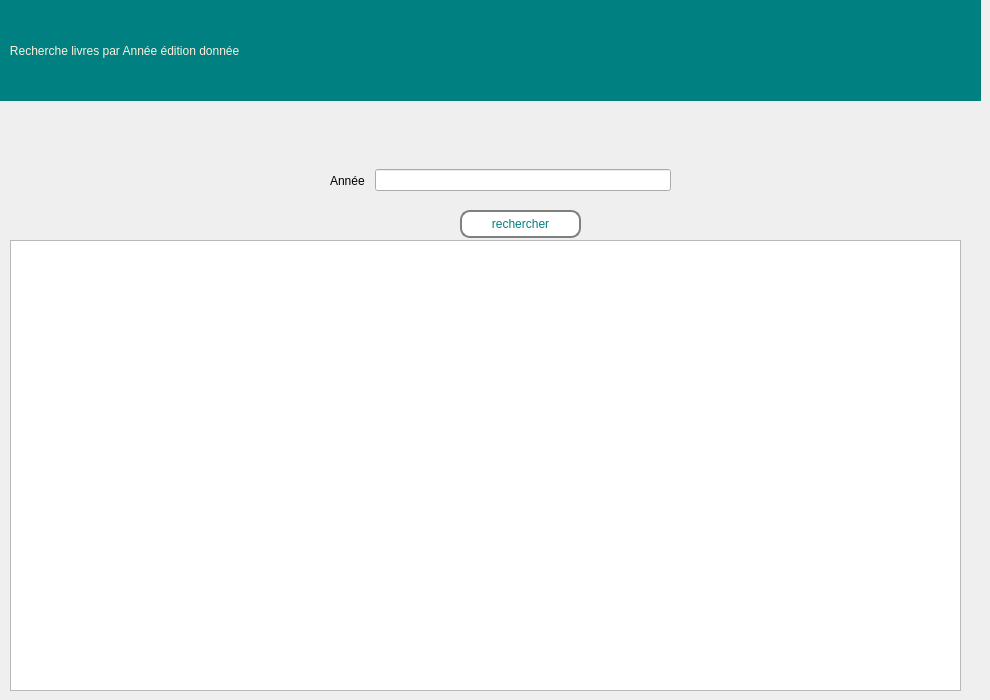
    <widget class="QWidget" name="page_afficher_livre_annee">
     <widget class="QPushButton" name="pushButton_rechercheanneeedition">
      <property name="geometry">
       <rect>
        <x>460</x>
        <y>210</y>
        <width>121</width>
        <height>28</height>
       </rect>
      </property>
      <property name="styleSheet">
       <string notr="true">border: 2px solid gray;
font: 63 9pt &quot;Segoe UI Variable Display Semib&quot;;
  border-radius: 10px;
  padding: 0 8px;
  
color: rgb(0, 128, 128);
background-color: rgb(255, 255, 255);</string>
      </property>
      <property name="text">
       <string>rechercher</string>
      </property>
     </widget>
     <widget class="QLabel" name="label_267">
      <property name="geometry">
       <rect>
        <x>0</x>
        <y>0</y>
        <width>981</width>
        <height>101</height>
       </rect>
      </property>
      <property name="toolTip">
       <string>&lt;html&gt;&lt;head/&gt;&lt;body&gt;&lt;p align=&quot;center&quot;&gt;&lt;br/&gt;&lt;/p&gt;&lt;/body&gt;&lt;/html&gt;</string>
      </property>
      <property name="styleSheet">
       <string notr="true">color: rgb(253, 239, 220);background-color: rgb(0, 128, 128);
font: 75 16pt &quot;Rockwell&quot;;
</string>
      </property>
      <property name="text">
       <string>   Recherche livres par Année édition donnée</string>
      </property>
     </widget>
     <widget class="QWidget" name="horizontalLayoutWidget_10">
      <property name="geometry">
       <rect>
        <x>330</x>
        <y>160</y>
        <width>341</width>
        <height>41</height>
       </rect>
      </property>
      <layout class="QHBoxLayout" name="horizontalLayout_10">
       <item>
        <widget class="QLabel" name="label_101">
         <property name="styleSheet">
          <string notr="true">font: 63 9pt &quot;Segoe UI Variable Display Semib&quot;;</string>
         </property>
         <property name="text">
          <string>Année </string>
         </property>
        </widget>
       </item>
       <item>
        <widget class="QLineEdit" name="annee_edition_input_recherche"/>
       </item>
      </layout>
     </widget>
     <widget class="QTableWidget" name="tableWidget_livres_annee">
      <property name="geometry">
       <rect>
        <x>10</x>
        <y>240</y>
        <width>951</width>
        <height>451</height>
       </rect>
      </property>
     </widget>
    </widget>
